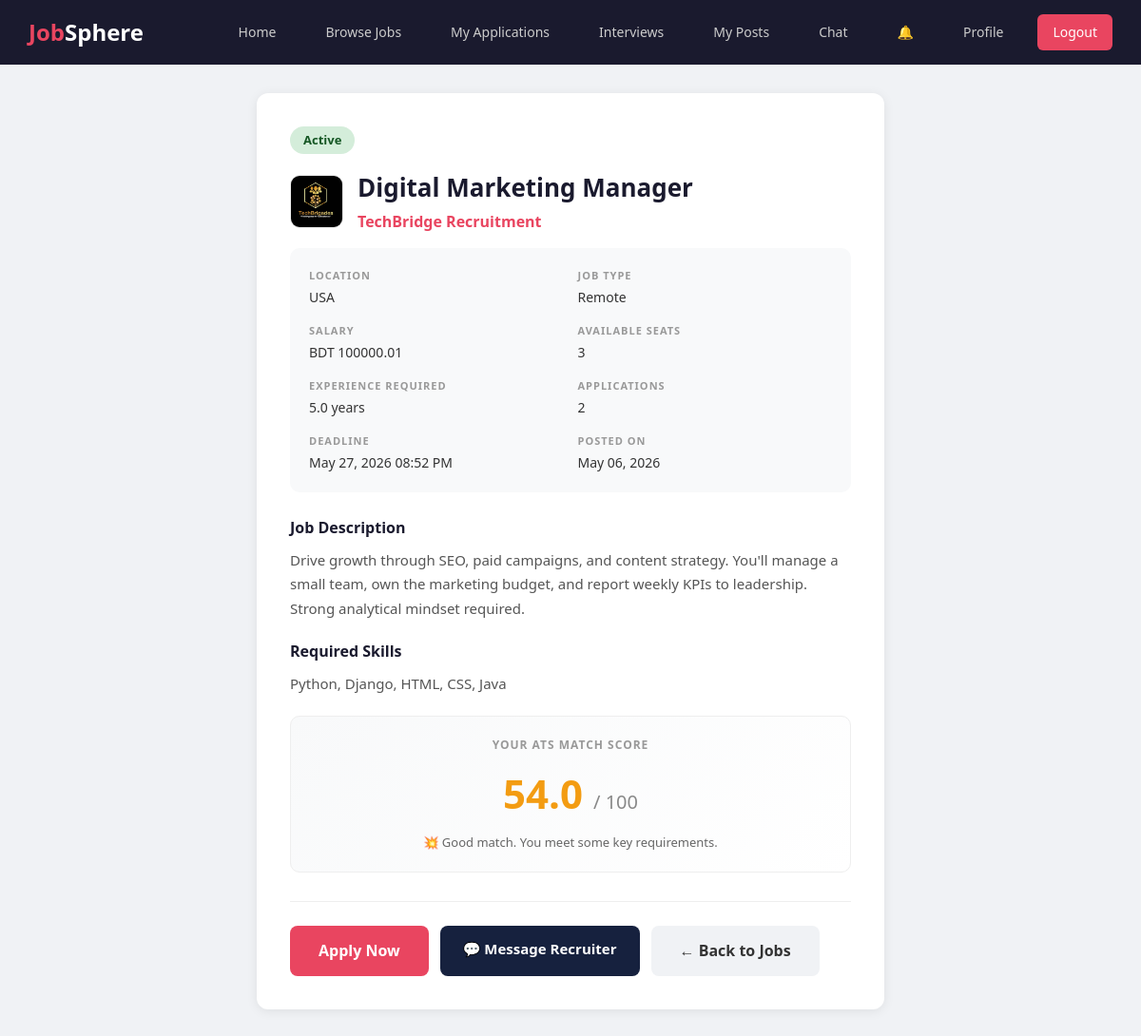
Page /recruitments/jobs/3/ (signed in) on the earlier database version.
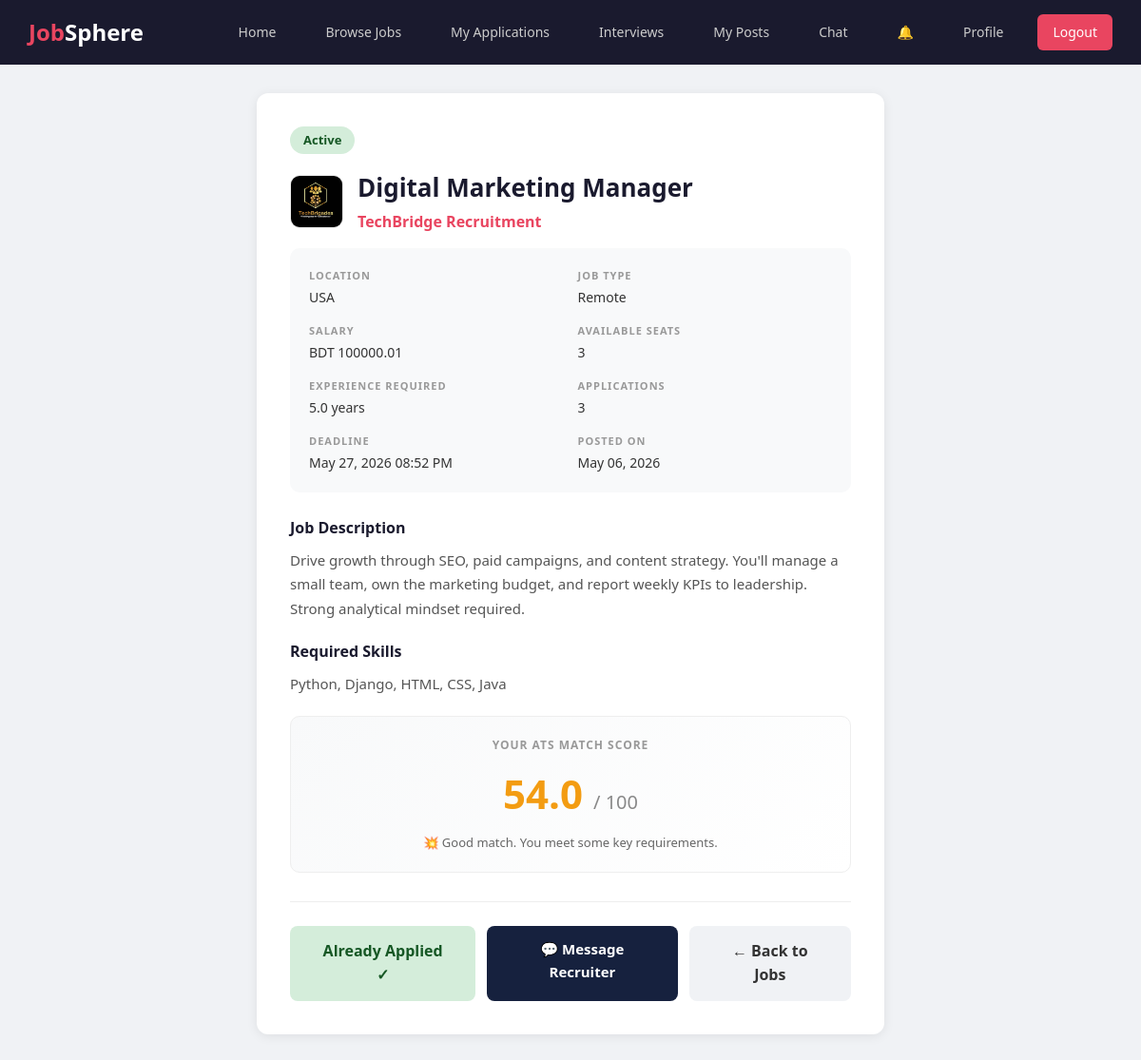
Same page on the later database version.
### recruitments/models.py (models this page shows, shortened)
class JobPost(models.Model):
    POSTER_TYPE_CHOICES = [
        ('recruiter', 'Recruiter'),
        ('seeker', 'Seeker'),
    ]
    JOB_TYPE_CHOICES = [
        ('fullTime', 'Full Time'),
        ('partTime', 'Part Time'),
        ('remote', 'Remote'),
        ('contract', 'Contract'),
    ]
    STATUS_CHOICES = [
        ('active', 'Active'),
        ('closed', 'Closed'),
    ]
    poster = models.ForeignKey(User, on_delete=models.CASCADE, related_name='job_posts')
    poster_type = models.CharField(max_length=10, choices=POSTER_TYPE_CHOICES, default='recruiter')
    title = models.CharField(max_length=200)
    description = models.TextField()
    location = models.CharField(max_length=200, blank=True, null=True)
    job_type = models.CharField(max_length=10, choices=JOB_TYPE_CHOICES, default='fullTime')
    salary = models.DecimalField(max_digits=10, decimal_places=2, blank=True, null=True)
    number_of_available_seats = models.IntegerField(default=1)
    required_experience = models.FloatField(default=0)
    skills_text = models.TextField(blank=True, null=True)
    application_count = models.IntegerField(default=0)
    status = models.CharField(max_length=10, choices=STATUS_CHOICES, default='active')
    created_at = models.DateTimeField(auto_now_add=True)
    deadline = models.DateTimeField(blank=True, null=True)
    image = models.ImageField(upload_to='job_post_images/', blank=True, null=True)
    class Meta:
        ordering = ['-created_at']

### recruitments/views.py (the view)
# urls.py: path('jobs/<int:post_id>/', views.job_detail_view, name='job_detail'),
def job_detail_view(request, post_id):
    if not request.user.is_authenticated:
        return redirect('login')
    job_post = get_object_or_404(JobPost, id=post_id)
    already_applied = False
    ats_preview = None
    if request.user.user_type == 'seeker':
        try:
            seeker = JobSeeker.objects.get(user=request.user)
            already_applied = Application.objects.filter(job_post=job_post, seeker=seeker).exists()
            from .utils import calculate_ats_score
            ats_preview = calculate_ats_score(seeker, job_post)
        except JobSeeker.DoesNotExist:
            pass
    company_name = ''
    company_logo = None
    try:
        recruiter = Recruiter.objects.get(user=job_post.poster)
        if recruiter.company:
            company_name = recruiter.company.name
            if recruiter.company.logo:
                company_logo = recruiter.company.logo.url
    except Recruiter.DoesNotExist:
        pass
    from django.utils import timezone
    return render(request, 'recruitments/job_detail.html', {
        'job_post': job_post,
        'already_applied': already_applied,
        'company_name': company_name,
        'company_logo': company_logo,
        'ats_preview': ats_preview,
        'now': timezone.now(),
    })

### recruitments/utils.py (called while the page is built)
def calculate_ats_score(seeker, job_post):
    cgpa_score = 0
    if seeker.cgpa:
        cgpa_score = (seeker.cgpa / 4.0) * 40
    skill_score = 0
    seeker_skills_text = seeker.skills_text or ''
    job_skills_text = job_post.skills_text or ''
    seeker_skills = [s.strip().lower() for s in seeker_skills_text.split(',') if s.strip()]
    job_skills = [s.strip().lower() for s in job_skills_text.split(',') if s.strip()]
    if job_skills:
        matched = [s for s in job_skills if s in seeker_skills]
        skill_score = (len(matched) / len(job_skills)) * 60
    else:
        skill_score = 60
    total_score = cgpa_score + skill_score
    total_score = round(min(total_score, 100), 2)
    return total_score

### updates/context_processors.py (called while the page is built)
def unread_notifications(request):
    if request.user.is_authenticated:
        count = Notification.objects.filter(user=request.user, is_read=False).count()
        return {'unread_notif_count': count}
    return {'unread_notif_count': 0}

### templates/recruitments/job_detail.html (shortened to what the changed rows need)
{% extends 'base.html' %}
{% block content %}
<div class="detail-container">
    <div class="detail-card">
        <span class="status-badge-large {% if job_post.status == 'active' %}status-active{% else %}status-closed{% endif %}">
            {{ job_post.get_status_display }}
        </span>
        {% if company_name %}
        <div style="display: flex; align-items: center; gap: 15px; margin-bottom: 15px;">
            {% if company_logo %}
                <img src="{{ company_logo }}" alt="Logo" style="width: 56px; height: 56px; border-radius: 10px; object-fit: cover; border: 1px solid #eee;">
            {% else %}
                <div style="width: 56px; height: 56px; border-radius: 10px; background: #e94560; color: white; display: flex; align-items: center; justify-content: center; font-size: 24px; font-weight: 700;">{{ company_name|first }}</div>
            {% endif %}
            <div>
                <h1 style="margin-bottom: 2px;">{{ job_post.title }}</h1>
                <div class="detail-company" style="margin-bottom: 0;">{{ company_name }}</div>
            </div>
        </div>
        {% else %}
            <h1>{{ job_post.title }}</h1>
        {% endif %}
        <div class="detail-meta-grid">
            <div class="detail-meta-item">
                <div class="detail-meta-label">Location</div>
                <div class="detail-meta-value">{{ job_post.location|default:"Not specified" }}</div>
            </div>
            <div class="detail-meta-item">
                <div class="detail-meta-label">Job Type</div>
                <div class="detail-meta-value">{{ job_post.get_job_type_display }}</div>
            </div>
            <div class="detail-meta-item">
                <div class="detail-meta-label">Salary</div>
                <div class="detail-meta-value">{% if job_post.salary %}BDT {{ job_post.salary }}{% else %}Not disclosed{% endif %}</div>
            </div>
            <div class="detail-meta-item">
                <div class="detail-meta-label">Available Seats</div>
                <div class="detail-meta-value">{{ job_post.number_of_available_seats }}</div>
            </div>
            <div class="detail-meta-item">
                <div class="detail-meta-label">Experience Required</div>
                <div class="detail-meta-value">{{ job_post.required_experience }} year{{ job_post.required_experience|pluralize }}</div>
            </div>
            <div class="detail-meta-item">
                <div class="detail-meta-label">Applications</div>
                <div class="detail-meta-value">{{ job_post.application_count }}</div>
            </div>
            {% if job_post.deadline %}
            <div class="detail-meta-item">
                <div class="detail-meta-label">Deadline</div>
                <div class="detail-meta-value">{{ job_post.deadline|date:"M d, Y h:i A" }}</div>
            </div>
            {% endif %}
            <div class="detail-meta-item">
                <div class="detail-meta-label">Posted On</div>
                <div class="detail-meta-value">{{ job_post.created_at|date:"M d, Y" }}</div>
            </div>
        </div>
        <div class="detail-section">
            <h3>Job Description</h3>
            <p>{{ job_post.description }}</p>
        </div>
        {% if job_post.skills_text %}
        <div class="detail-section">
            <h3>Required Skills</h3>
            <p>{{ job_post.skills_text }}</p>
        </div>
        {% endif %}
        {% if user.user_type == 'seeker' and ats_preview is not None %}
        <div class="ats-preview-card">
            <div class="ats-preview-label">Your ATS Match Score</div>
            <div class="ats-preview-score">
            </div>
            <div class="ats-preview-hint">
            </div>
        </div>
        {% endif %}
        <div class="detail-actions">
            {% if user.user_type == 'seeker' %}
                {% if job_post.status == 'active' %}
                    {% if already_applied %}
                        <span class="btn btn-applied">Already Applied &#10003;</span>
                    {% elif job_post.deadline and job_post.deadline < now %}
                        <span class="btn btn-applied" style="background: #f8d7da; color: #721c24;">Deadline Passed</span>
                    {% else %}
                        <a href="{% url 'apply_for_job' job_post.id %}" class="btn btn-apply">Apply Now</a>
                    {% endif %}
                {% else %}
                    <span class="btn btn-applied" style="background: #f8d7da; color: #721c24;">Applications Closed</span>
                {% endif %}
                <a href="{% url 'start_direct_message' job_post.poster.id %}" class="btn btn-secondary" style="text-decoration: none;">&#128172; Message Recruiter</a>
                <a href="{% url 'job_list' %}" class="btn btn-back">← Back to Jobs</a>
            {% elif user.user_type == 'recruiter' and job_post.poster == user %}
                <a href="{% url 'edit_job_post' job_post.id %}" class="btn btn-secondary">Edit Post</a>
                <a href="{% url 'my_job_posts' %}" class="btn btn-back">← Back to My Posts</a>
            {% else %}
                <a href="{% url 'job_list' %}" class="btn btn-back">← Back to Jobs</a>
            {% endif %}
        </div>
    </div>
</div>
{% endblock %}

Differences in the rows shown:
changed JobPost "Digital Marketing Manager": application_count "2" → "3"
Other differences:
text no longer shown: "Apply Now"
text now shown: "Already Applied ✓"
